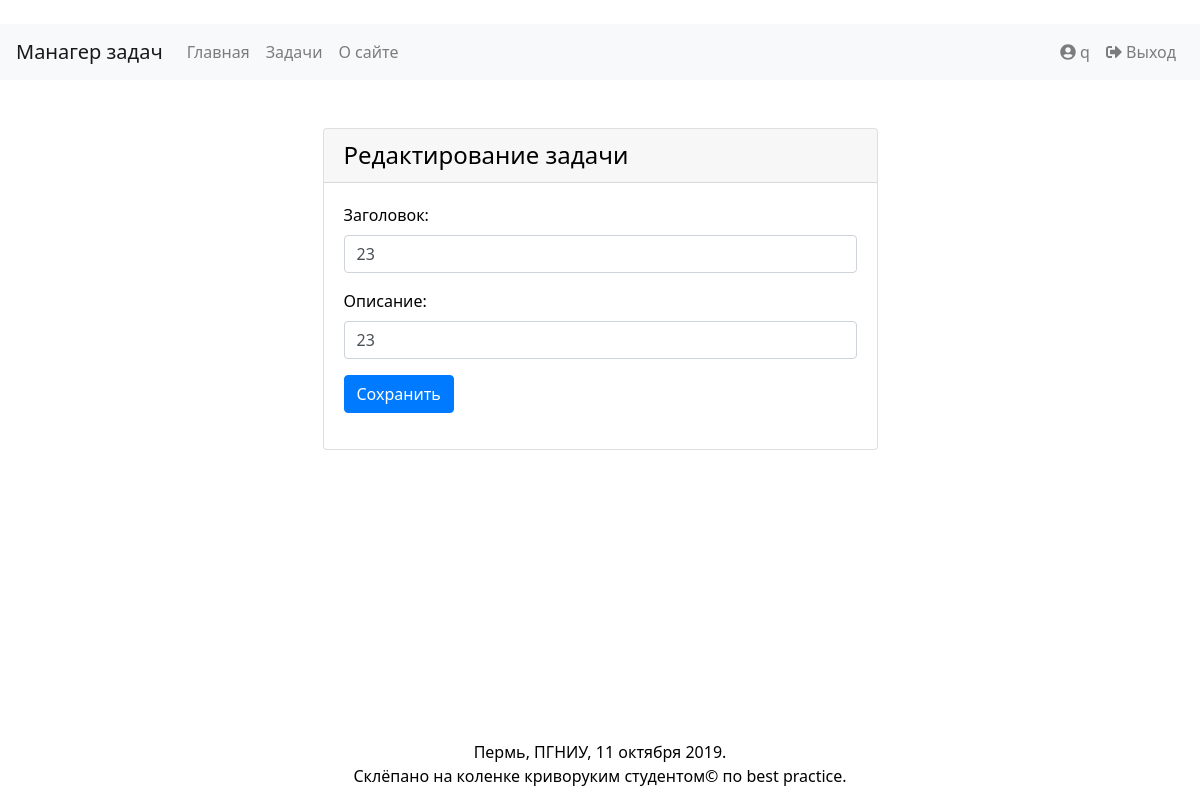
Screenshot of /tasks/3 (signed in) with the database file from the repository.
### FlaskToDos/models.py (models this page shows, shortened)
class User(Base):
    __tablename__ = 'users'
    id = Column(Integer, primary_key=True)
    login = Column(String(50), unique=True, nullable=False)
    password = Column(Text, nullable=False)

class Task(Base):
    __tablename__ = 'tasks'
    id = Column(Integer, primary_key=True)
    user_id = Column(Integer, ForeignKey("users.id"), nullable=False)
    title = Column(String(50), nullable=False)
    description = Column(Text)
    __table_args__ = (UniqueConstraint('user_id', 'title', name='_user_task_uc'),)

### FlaskToDos/views.py (the view)
@app.route('/tasks/<id>', methods=['GET'])
def task(id):
    if 'user_id' not in session:
        return redirect(url_for('home'))
    user_id = session['user_id']
    user = get_user_by_id(user_id)
    task = get_task_by_id(id)
    return render_template('pages/task.html', page_title='Задача | Манагер задач', user=user, task=task)

### FlaskToDos/__init__.py (called while the page is built)
@app.teardown_appcontext
def shutdown_session(exception=None):
    db_session.remove()

### FlaskToDos/logic.py (called while the page is built)
def get_task_by_id(id):
    return Task.query.filter(Task.id == id).first()

def get_user_by_id(id):
    return User.query.filter(User.id == id).first()

### FlaskToDos/templates/pages/task.html (shortened to what this page needs)
﻿{% extends "layouts/base_layout.html" %}
{% block main %}
<section class="card card-default w-50 mx-auto">
    <h4 class="card-header">Редактирование задачи</h4>
    <form action="/tasks/{{task.id}}" method="POST" class="card-body">
        {% if task %}
        {% if task.user_id == user.id %}
        <div class="form-group">
            <label for="title-input">Заголовок:</label>
            <input type="text" name="title" class="form-control" id="title-input" placeholder="Заголовок" value="{{task.title}}">
        </div>
        <div class="form-group">
            <label for="description-input">Описание:</label>
            <input type="text" name="description" class="form-control" id="description-input" placeholder="Описание" value="{{task.description}}">
        </div>
        <input type="submit" class="btn btn-primary" value="Сохранить" />
        {% else %}
        <div class="alert alert-info text-center">
            Похоже, вы пытаетесь получить доступ к чужой задаче.<br />
            Нехорошооо.<br />
            Одумайтесь, пока не поздно, не то хуже будет. 😠 <br />
        </div>
        {% endif %}
        {% endif %}
    </form>
</section>
{% endblock %}

### FlaskToDos/templates/layouts/base_layout.html (shortened to what this page needs)
﻿<!DOCTYPE html>
<html lang="en">
<head>
    <link rel="stylesheet" href="/static/content/bootstrap.min.css">
    <link rel="stylesheet" href="/static/content/style.css">
</head>
<body>
    <nav class="navbar navbar-expand-lg navbar-light bg-light">
        <a class="navbar-brand" href="#">Манагер задач</a>
        <ul class="navbar-nav mr-auto">
            <li class="nav-item">
                <a class="nav-link" href="/">Главная</a>
            </li>
            {% if user %}
            <li class="nav-item">
                <a class="nav-link" href="/tasks">Задачи</a>
            </li>
            {% endif %}
            <li class="nav-item">
                <a class="nav-link" href="/about">О сайте</a>
            </li>
        </ul>
        <ul class="navbar-nav ml-auto">
            {% if user %}
            <li class="nav-item">
                <a class="nav-link" href="#"><i class="fas fa-user-circle"></i> {{ user.login }}</a>
            </li>
            <li class="nav-item">
                <a class="nav-link" href="/logout"><i class="fas fa-sign-out-alt"></i> Выход</a>
            </li>
            {% endif %}
        </ul>
    </nav>
    <main class="container mt-5">
        {% block main %}{% endblock %}
    </main>
    <footer class="footer font-small blue">
        <p class="text-center">
            Пермь, ПГНИУ, 11 октября 2019.<br>
            Склёпано на коленке криворуким студентом© по best practice.
        </p>
    </footer>
</body>
</html>

### FlaskToDos/static/content/style.css (style rules this page uses)
html { height: 100%; min-height: 100%; }
body { align-content: stretch; align-items: stretch; color: #343434; color: var(--black-color); font-family: 'Segoe UI', Tahoma, Geneva, Verdana, sans-serif; font-size: 1rem; height: 100%; margin-bottom: 60px; }
.footer { height: 60px; position: fixed; bottom: 0; width: 100%; }

### rows the page displays
User: login "q"
Task: title "23", description "23"
